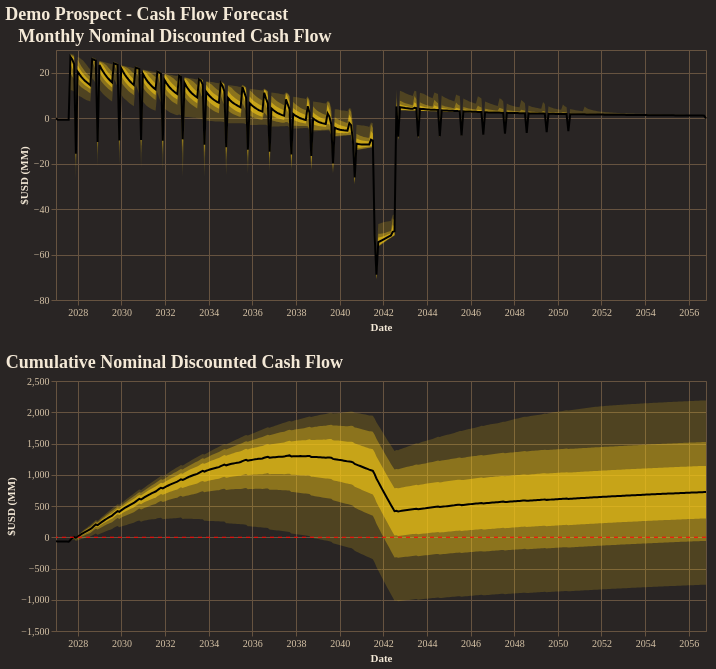

The code cell stored with this chart in its notebook:
### Code cell
fig = reporter.plotter.combined_cash_flow_plot(
    figsize=(650, 250),
    backend=PLOTTING_BACKEND
)
fig.show()

### Figure 1 — Vega-Lite specification as saved in the notebook (floating-point values rounded to 4 significant figures; data arrays with more than 128 entries replaced by an {"elided": "..."} marker saying what was removed)
{"config": {"background": "#292524", "view": {"fill": "#292524", "stroke": "#665340"}, "title": {"color": "#f4e9d7", "font": "Merriweather", "fontSize": 18, "fontWeight": 600, "subtitleColor": "#d5c2a6", "anchor": "start"}, "axis": {"domainColor": "#665340", "gridColor": "#665340", "tickColor": "#665340", "labelColor": "#d5c2a6", "titleColor": "#f4e9d7", "labelFont": "Merriweather", "titleFont": "Merriweather"}, "legend": {"titleColor": "#f4e9d7", "labelColor": "#d5c2a6", "labelFont": "Merriweather", "titleFont": "Merriweather", "orient": "top-right", "symbolType": "circle"}, "header": {"labelColor": "#d5c2a6", "titleColor": "#f4e9d7", "labelFont": "Merriweather", "titleFont": "Merriweather"}, "mark": {"color": "#c78d3b"}, "line": {"color": "#c78d3b"}, "bar": {"color": "#c78d3b"}, "point": {"color": "#ddb06d"}, "area": {"color": "#c78d3b", "opacity": 0.35}, "text": {"color": "#f4e9d7", "font": "Merriweather"}, "range": {"category": ["#5DA5DA", "#F28E2B", "#59C36A", "#E15759", "#B07AA1", "#4ECDC4", "#FF9DA7", "#EDC948"]}}, "vconcat": [{"layer": [{"mark": {"type": "area", "color": "rgba(250, 204, 21, 1.0)", "opacity": 0.18}, "encoding": {"tooltip": [{"field": "date", "title": "Date", "type": "temporal"}, {"field": "p01", "format": ",.2f", "title": "P01", "type": "quantitative"}, {"field": "p10", "format": ",.2f", "title": "P10", "type": "quantitative"}, {"field": "p25", "format": ",.2f", "title": "P25", "type": "quantitative"}, {"field": "p50", "format": ",.2f", "title": "P50", "type": "quantitative"}, {"field": "p75", "format": ",.2f", "title": "P75", "type": "quantitative"}, {"field": "p90", "format": ",.2f", "title": "P90", "type": "quantitative"}, {"field": "p99", "format": ",.2f", "title": "P99", "type": "quantitative"}], "x": {"field": "date", "title": "Date", "type": "temporal"}, "y": {"field": "p01", "title": "$USD (MM)", "type": "quantitative"}, "y2": {"field": "p99"}}}, {"mark": {"type": "area", "color": "rgba(250, 204, 21, 1.0)", "opacity": 0.35}, "encoding": {"tooltip": [{"field": "date", "title": "Date", "type": "temporal"}, {"field": "p01", "format": ",.2f", "title": "P01", "type": "quantitative"}, {"field": "p10", "format": ",.2f", "title": "P10", "type": "quantitative"}, {"field": "p25", "format": ",.2f", "title": "P25", "type": "quantitative"}, {"field": "p50", "format": ",.2f", "title": "P50", "type": "quantitative"}, {"field": "p75", "format": ",.2f", "title": "P75", "type": "quantitative"}, {"field": "p90", "format": ",.2f", "title": "P90", "type": "quantitative"}, {"field": "p99", "format": ",.2f", "title": "P99", "type": "quantitative"}], "x": {"field": "date", "title": "Date", "type": "temporal"}, "y": {"field": "p10", "title": "$USD (MM)", "type": "quantitative"}, "y2": {"field": "p90"}}}, {"mark": {"type": "area", "color": "rgba(250, 204, 21, 1.0)", "opacity": 0.55}, "encoding": {"tooltip": [{"field": "date", "title": "Date", "type": "temporal"}, {"field": "p01", "format": ",.2f", "title": "P01", "type": "quantitative"}, {"field": "p10", "format": ",.2f", "title": "P10", "type": "quantitative"}, {"field": "p25", "format": ",.2f", "title": "P25", "type": "quantitative"}, {"field": "p50", "format": ",.2f", "title": "P50", "type": "quantitative"}, {"field": "p75", "format": ",.2f", "title": "P75", "type": "quantitative"}, {"field": "p90", "format": ",.2f", "title": "P90", "type": "quantitative"}, {"field": "p99", "format": ",.2f", "title": "P99", "type": "quantitative"}], "x": {"field": "date", "title": "Date", "type": "temporal"}, "y": {"field": "p25", "title": "$USD (MM)", "type": "quantitative"}, "y2": {"field": "p75"}}}, {"mark": {"type": "line", "color": "black", "strokeWidth": 2}, "encoding": {"tooltip": [{"field": "date", "title": "Date", "type": "temporal"}, {"field": "p01", "format": ",.2f", "title": "P01", "type": "quantitative"}, {"field": "p10", "format": ",.2f", "title": "P10", "type": "quantitative"}, {"field": "p25", "format": ",.2f", "title": "P25", "type": "quantitative"}, {"field": "p50", "format": ",.2f", "title": "P50", "type": "quantitative"}, {"field": "p75", "format": ",.2f", "title": "P75", "type": "quantitative"}, {"field": "p90", "format": ",.2f", "title": "P90", "type": "quantitative"}, {"field": "p99", "format": ",.2f", "title": "P99", "type": "quantitative"}], "x": {"field": "date", "title": "Date", "type": "temporal"}, "y": {"field": "p50", "title": "$USD (MM)", "type": "quantitative"}}}], "data": {"name": "data-18e84f5ef20f2788b54a099bc4df9d65"}, "height": 250, "title": "Monthly Nominal Discounted Cash Flow", "width": 650}, {"layer": [{"layer": [{"mark": {"type": "area", "color": "rgba(250, 204, 21, 1.0)", "opacity": 0.18}, "encoding": {"tooltip": [{"field": "date", "title": "Date", "type": "temporal"}, {"field": "p01", "format": ",.2f", "title": "P01", "type": "quantitative"}, {"field": "p10", "format": ",.2f", "title": "P10", "type": "quantitative"}, {"field": "p25", "format": ",.2f", "title": "P25", "type": "quantitative"}, {"field": "p50", "format": ",.2f", "title": "P50", "type": "quantitative"}, {"field": "p75", "format": ",.2f", "title": "P75", "type": "quantitative"}, {"field": "p90", "format": ",.2f", "title": "P90", "type": "quantitative"}, {"field": "p99", "format": ",.2f", "title": "P99", "type": "quantitative"}], "x": {"field": "date", "title": "Date", "type": "temporal"}, "y": {"field": "p01", "title": "$USD (MM)", "type": "quantitative"}, "y2": {"field": "p99"}}}, {"mark": {"type": "area", "color": "rgba(250, 204, 21, 1.0)", "opacity": 0.35}, "encoding": {"tooltip": [{"field": "date", "title": "Date", "type": "temporal"}, {"field": "p01", "format": ",.2f", "title": "P01", "type": "quantitative"}, {"field": "p10", "format": ",.2f", "title": "P10", "type": "quantitative"}, {"field": "p25", "format": ",.2f", "title": "P25", "type": "quantitative"}, {"field": "p50", "format": ",.2f", "title": "P50", "type": "quantitative"}, {"field": "p75", "format": ",.2f", "title": "P75", "type": "quantitative"}, {"field": "p90", "format": ",.2f", "title": "P90", "type": "quantitative"}, {"field": "p99", "format": ",.2f", "title": "P99", "type": "quantitative"}], "x": {"field": "date", "title": "Date", "type": "temporal"}, "y": {"field": "p10", "title": "$USD (MM)", "type": "quantitative"}, "y2": {"field": "p90"}}}, {"mark": {"type": "area", "color": "rgba(250, 204, 21, 1.0)", "opacity": 0.55}, "encoding": {"tooltip": [{"field": "date", "title": "Date", "type": "temporal"}, {"field": "p01", "format": ",.2f", "title": "P01", "type": "quantitative"}, {"field": "p10", "format": ",.2f", "title": "P10", "type": "quantitative"}, {"field": "p25", "format": ",.2f", "title": "P25", "type": "quantitative"}, {"field": "p50", "format": ",.2f", "title": "P50", "type": "quantitative"}, {"field": "p75", "format": ",.2f", "title": "P75", "type": "quantitative"}, {"field": "p90", "format": ",.2f", "title": "P90", "type": "quantitative"}, {"field": "p99", "format": ",.2f", "title": "P99", "type": "quantitative"}], "x": {"field": "date", "title": "Date", "type": "temporal"}, "y": {"field": "p25", "title": "$USD (MM)", "type": "quantitative"}, "y2": {"field": "p75"}}}, {"mark": {"type": "line", "color": "black", "strokeWidth": 2}, "encoding": {"tooltip": [{"field": "date", "title": "Date", "type": "temporal"}, {"field": "p01", "format": ",.2f", "title": "P01", "type": "quantitative"}, {"field": "p10", "format": ",.2f", "title": "P10", "type": "quantitative"}, {"field": "p25", "format": ",.2f", "title": "P25", "type": "quantitative"}, {"field": "p50", "format": ",.2f", "title": "P50", "type": "quantitative"}, {"field": "p75", "format": ",.2f", "title": "P75", "type": "quantitative"}, {"field": "p90", "format": ",.2f", "title": "P90", "type": "quantitative"}, {"field": "p99", "format": ",.2f", "title": "P99", "type": "quantitative"}], "x": {"field": "date", "title": "Date", "type": "temporal"}, "y": {"field": "p50", "title": "$USD (MM)", "type": "quantitative"}}}], "data": {"name": "data-7b34ae6eaaa704ff0f5416b97dbf1d94"}, "title": "Cumulative Nominal Discounted Cash Flow"}, {"data": {"name": "data-42990c68f268a11fa16682fcd3437a6f"}, "mark": {"type": "rule", "color": "red", "strokeDash": [4, 4]}, "encoding": {"y": {"field": "zero", "type": "quantitative"}}}], "height": 250, "width": 650}], "title": "Demo Prospect - Cash Flow Forecast", "$schema": "https://vega.github.io/schema/vega-lite/v5.20.1.json", "datasets": {"data-18e84f5ef20f2788b54a099bc4df9d65": {"elided": "360 records"}, "data-7b34ae6eaaa704ff0f5416b97dbf1d94": {"elided": "360 records"}, "data-42990c68f268a11fa16682fcd3437a6f": [{"zero": 0}]}}
